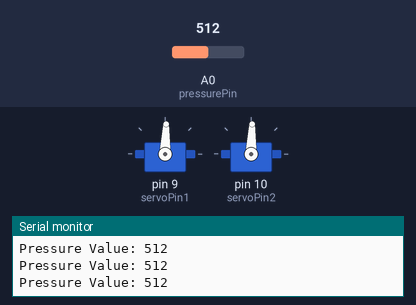
Recording of a sketch running on a simulated Arduino Uno, built with avr-gcc and run on an emulated ATmega328P. Shown: 2 × servo, the last lines printed to the serial monitor. The test bench sets the inputs (shaded band); at power-on: A0 (pressurePin) = 512.

Above: at 1.2 s.
1.3 s: A0 (pressurePin) set to 489
At 1.46 s:
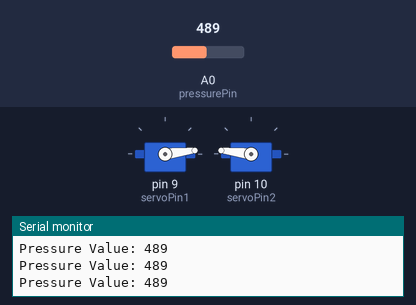
4.3 s: A0 (pressurePin) set to 510
5.8 s: A0 (pressurePin) set to 490
At 5.98 s:
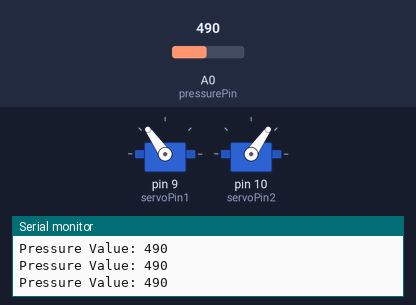
At 6.59 s:
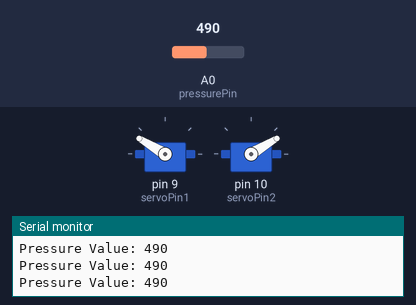
8.8 s: A0 (pressurePin) set to 511
10.3 s: A0 (pressurePin) set to 306
At 10.78 s:
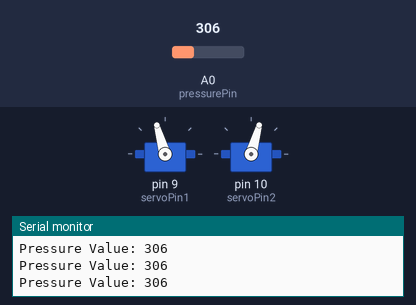
13.3 s: A0 (pressurePin) set to 716
Timing chart, 0 to 15.8 s (numbered marks = the images above; inputs shaded):
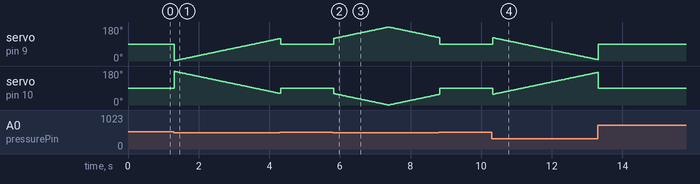

Measured:
- the behaviour switches between 500 and 499 on A0 (pressurePin) (found by bisection; images 0 and 1)
- after the input at 5.8 s, servo on pin 9 (servoPin1): rises from 88° to 180° in 1.5 s, then falls to 124° in 1.4 s

The sketch:

loudou.ino
```cpp
#include <Servo.h>

Servo myServo1;  // 第一个舵机对象
Servo myServo2;  // 第二个舵机对象

int servoPin1 = 9;
int servoPin2 = 10;
int pressurePin = A0;
int pressureValue = 0;

int angle = 1;
int direction = 1;

void setup() {
  myServo1.attach(servoPin1);
  myServo2.attach(servoPin2);
  Serial.begin(9600);          // 初始化串口通信
}

void loop() {
  pressureValue = analogRead(pressurePin);  // 读取压力值

  Serial.print("Pressure Value: ");
  Serial.println(pressureValue);

  if (pressureValue < 500) {
    // 来回运动
    angle += direction * 1;

    if (angle >= 180 || angle <= 1) {
      direction *= -1;  // 改变方向
    }

    myServo1.write(angle);        // 控制第一个舵机
    myServo2.write(180 - angle);
    delay(25);                    // 控制速度ms
  }
  else
  {

    myServo1.write(88);
    myServo2.write(88);
    delay(100);
  }
}
```
